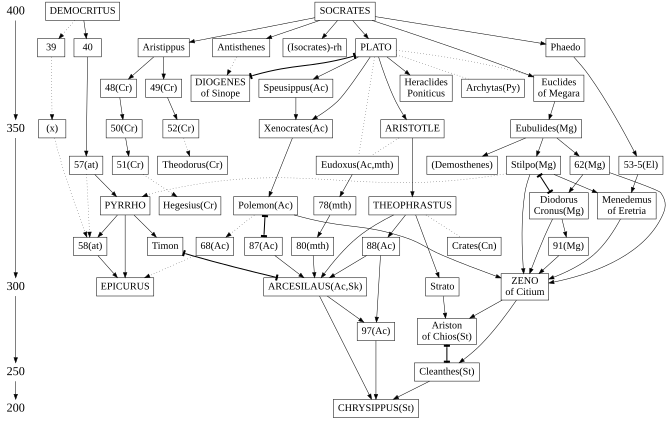

The Python source for this figure:
import pydot

dot_string = """digraph Philosophers {
    size="7,8";
    node [fontsize=24, shape = plaintext];

    400 -> 350 -> 300;
    300 -> 250 -> 200;

    node [fontsize=20, shape = box];
    { rank=same;  400 SOCRATES DEMOCRITUS; }
    { rank=same;  300 EPICURUS; }
    { rank=same;  200 "CHRYSIPPUS"; }

    
    //master-pupil tie
    edge [style=solid];
    DEMOCRITUS -> 40 -> "57(at)" -> PYRRHO -> EPICURUS;
    SOCRATES -> {PLATO;"(Isocrates)-rh";Antisthenes;Aristippus;Phaedo;Euclides}
    PLATO -> ARISTOTLE -> THEOPHRASTUS -> Strato -> Ariston;
    Phaedo -> "53-5(El)" -> "Menedemus"
    "58(at)" -> EPICURUS;
    PYRRHO -> "58(at)"
    Eudoxus -> "78(mth)" -> "80(mth)" -> ARCESILAUS
    PLATO -> {"Heraclides\nPoniticus";"Speusippus(Ac)";"Xenocrates(Ac)"}
    "Speusippus(Ac)" -> "Xenocrates(Ac)" -> "Polemon(Ac)" -> ZENO
    Aristippus -> "48(Cr)" -> "50(Cr)" -> "51(Cr)";
    Aristippus -> "49(Cr)" -> "52(Cr)";
    "87(Ac)" -> ARCESILAUS;
    THEOPHRASTUS -> {ARCESILAUS; "88(Ac)"};
    "88(Ac)" -> ARCESILAUS -> "97(Ac)";
    "88(Ac)" -> "97(Ac)";
    "97(Ac)" -> CHRYSIPPUS;
    "ARCESILAUS" -> CHRYSIPPUS;
    Euclides -> "Eubulides(Mg)"
    "Eubulides(Mg)"-> {"(Demosthenes)"; "62(Mg)";"Stilpo(Mg)"};
    "Stilpo(Mg)" -> {Menedemus;ZENO};
    Menedemus -> ZENO;
    "62(Mg)" -> {"Diodorus\nCronus(Mg)";ZENO};
    "Diodorus\nCronus(Mg)" -> "91(Mg)" -> ZENO;
    "Diodorus\nCronus(Mg)" -> ZENO;
    PYRRHO -> Timon
    ZENO -> Ariston;
    ZENO -> "Cleanthes(St)" -> CHRYSIPPUS;
    
    
    //probable master-pupil tie
    edge [style=dotted];
    DEMOCRITUS -> 39 -> "(x)" -> "58(at)";
    Antisthenes -> DIOGENES
    "57(at)" -> "58(at)";
    "Polemon(Ac)" -> "68(Ac)"
    "51(Cr)" -> "Hegesius(Cr)";
    "52(Cr)" -> "Theodorus(Cr)";
    "Stilpo(Mg)" -> PYRRHO;
    "68(Ac)" -> EPICURUS;
    
    //acquaintance tie
    edge [dir=none];
    PLATO -> "Euclides"
    PLATO -> {Eudoxus;"Archytas(Py)"}
    THEOPHRASTUS -> "Crates(Cn)";
    
    //probable acquaintance tie
    edge [style=dotted,dir=none];
    ARISTOTLE -> "Eudoxus";
    
    //conflictual tie
    edge [style=bold,arrowhead=tee,arrowtail=tee,dir=both];
    PLATO -> DIOGENES;
    "Polemon(Ac)" -> "87(Ac)";
    "Stilpo(Mg)" -> "Diodorus\nCronus(Mg)";
    Ariston -> "Cleanthes(St)"
    Timon -> ARCESILAUS;
    
    ARCESILAUS [label="ARCESILAUS(Ac,Sk)"]
    "Eudoxus" [label="Eudoxus(Ac,mth)"]
    "Euclides" [label="Euclides\nof Megara"]
    DIOGENES [label="DIOGENES\nof Sinope"]
    "Menedemus" [label="Menedemus\nof Eretria"]
    ZENO [label="ZENO\nof Citium"]
    Ariston [label="Ariston\nof Chios(St)"]
    CHRYSIPPUS [label="CHRYSIPPUS(St)"]
}"""

graphs = pydot.graph_from_dot_data(dot_string)
graphs[0].write_svg('p056.svg')
